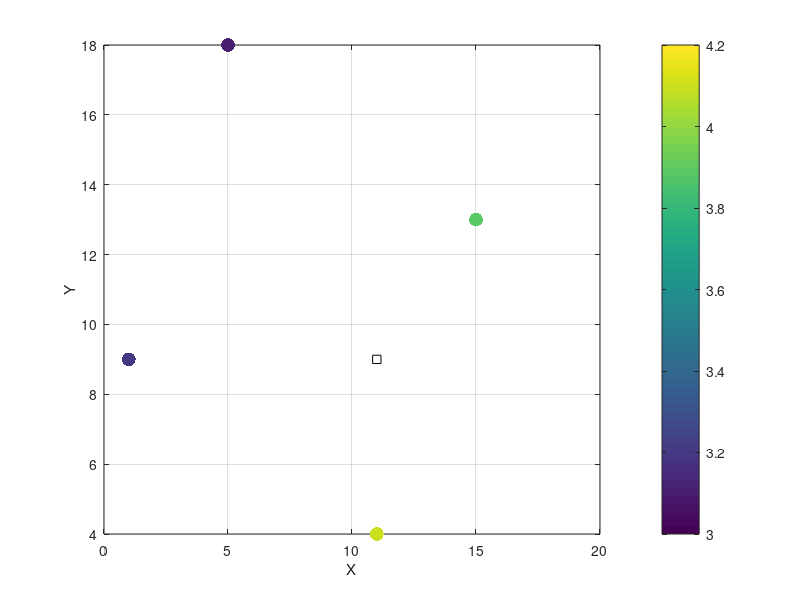

The MATLAB source for this figure: (Note: this script raises an error after producing the figure.)

addpath(genpath('../SeReM/'))
close all

%% Example 1
% available data (4 measurements)
%dcoords = [ 5 18; 15 13; 11 4; 1 9 ];
dcoords = [ 5 18 0; 15 13 0; 11 4 0; 1 9 0];

dvalues = [ 3.1 3.9 4.1 3.2 ]';
% coordinates of the location to be estimated
xcoords = [ 11 9 0];

% parameters random variable
xmean = 3.5;
xvar = 0.1;
l = [90 2 90];
%l = [2 2 2];
type = 'exp';

% plot
figure(1)
scatter(dcoords(:,1), dcoords(:,2), 100, dvalues, 'filled');
hold on
plot(xcoords(:,1), xcoords(:,2), 'ks');
grid on; box on; xlabel('X'); ylabel('Y'); colorbar; caxis([3 4.2]); 

% simple kiging
[xsk, ~] = SimpleKriging(xcoords, dcoords, dvalues, xmean, xvar, l, type);

% ordinary kiging
[xok, ~] = OrdinaryKriging(xcoords, dcoords, dvalues, xvar, l, type);

% Gaussian simulation
krig = 0;
nsim = 100;
gsim = zeros(nsim,1);
for i=1:nsim
    gsim(i) = GaussianSimulation(xcoords, dcoords, dvalues, xmean, xvar, l, type, krig);
end

% plot results
figure(2)
histogram(gsim);
hold on
plot(xsk, 0, '*r')
plot(xok, 0, 'sb')
plot(mean(gsim), 0, 'og')
grid on; box on; xlabel('Property'); ylabel('Frequency'); 
legend('Gauss Sims.', 'Simple Krig.', 'Ord. Krig.', 'mean Gauss Sims.');

%% Example 
 load Data/ElevationData.mat
 % available data (15 measurements)

Lx = 18;
Ly = 20;
Lz = 22;
dcoords = [ Ly/4   Lx/2   Lz/2 ;
           3*Ly/4  Lx/2  Lz/2 ];        
dcoords = round(dcoords);
dz = [ -1 ; 1 ];

%[X,Y,T] = meshgrid( 1:8, 1:10, 1:12 );
[Y,X,T] = meshgrid( 1:Lx, 1:Ly, 1:Lz );
xcoords = [ X(:) Y(:) T(:) ];
n = size(xcoords,1);

% parameters random variable
zmean = 0;
zvar = 1;
lx = 15;
ly = 15;
lz = 15;
l = [ly lx lz];
type = 'gau';


% kriging                    
[xok_grid, v_grid] = Kriging_options(xcoords, dcoords, dz, zvar, l, type);
xok_grid = reshape(xok_grid, size(X));
v_grid = reshape(v_grid, size(X));
v_grid(v_grid<0) = 0;

% % Sequential Gaussian Simulation
% krig = 1;
% sgsim = SeqGaussianSimulation(xcoords, dcoords, dz, zmean, zvar, l, type, krig);
% sgsim = reshape(sgsim,size(X));
   

% plot results
figure(3)
subplot(3,3,1)
imagesc(squeeze(xok_grid(:,:,end/2)))
caxis([-2.5 2.5])
xlabel('X')
ylabel('Y')
subplot(3,3,2)
imagesc(squeeze(xok_grid(:,end/2,:)))
caxis([-2.5 2.5])
xlabel('Z')
ylabel('Y')
subplot(3,3,3)
imagesc(squeeze(xok_grid(end/2-1,:,:)))
caxis([-2.5 2.5])
xlabel('Z')
ylabel('X')
subplot(3,3,4)
imagesc(squeeze(v_grid(:,:,end/2)))
caxis([0 1])
xlabel('X')
ylabel('Y')
subplot(3,3,5)
imagesc(squeeze(v_grid(:,end/2,:)))
caxis([0 1])
xlabel('Z')
ylabel('Y')
subplot(3,3,6)
imagesc(squeeze(v_grid(end/2,:,:)))
caxis([0 1])
xlabel('Z')
ylabel('X')
% subplot(3,3,7)
% imagesc(squeeze(sgsim(:,:,end/2)))
% caxis([-2.5 2.5])
% xlabel('X')
% ylabel('Y')
% subplot(3,3,8)
% imagesc(squeeze(sgsim(:,end/2,:)))
% caxis([-2.5 2.5])
% xlabel('Z')
% ylabel('Y')
% subplot(3,3,9)
% imagesc(squeeze(sgsim(end/2,:,:)))
% caxis([-2.5 2.5])
% xlabel('Z')
% ylabel('X')


%% Example 2 (elevation Yellowstone)
% load Data/ElevationData.mat
% % available data (15 measurements)
% dt = zeros(size(dy));
% %dcoords = [ dx dy dt]; % for the set of 100 measurements simply comment line 56
% dcoords = [ dy dx dt]; % for the set of 100 measurements simply comment line 56
% nd = size(dcoords,1);
% % grid of coordinates of the location to be estimated
% %[Y,X,T] = meshgrid( X(1,:), Y(:,1), 0:2 );
% [Y,X,T] = meshgrid(X(1,:), Y(:,1), 0:2 );
% xcoords = [ X(:) Y(:) T(:) ];
% n = size(xcoords,1);
% 
% % parameters random variable
% zmean = 2476;
% zvar = 8721;
% lx = 12.5;
% ly = 6;
% lz = 12.5;
% l = [ly lx lz];
% type = 'exp';
% 
% % plot
% figure(4)
% scatter(dx, dy, 50, dz, 'filled');
% grid on; box on; xlabel('X'); ylabel('Y'); colorbar; caxis([2000 2800]); 
% 
% % kriging
%  [xok_grid, v_grid] = Kriging_options(xcoords, dcoords, dz, zvar, l, type);
%  xok_grid = reshape(xok_grid,size(X));
%  v_grid = reshape(v_grid,size(X));
% 
% % Sequential Gaussian Simulation
% krig = 1;
% sgsim = SeqGaussianSimulation(xcoords, dcoords, dz, zmean, zvar, l, type, krig);
% sgsim = reshape(sgsim,size(X));
% 
% 
% % plot results
% figure(4)
% subplot(221)
% pcolor(unique(Y),unique(X),xok_grid(:,:,1));
% xlabel('X'); ylabel('Y'); shading interp; set(gca, 'YDir', 'reverse')
% colorbar; caxis([2000 2800]); hbc=colorbar; title(hbc, 'Elevation');
% title('Simple Kriging');
% subplot(222)
% imagesc(unique(Y),unique(X),xok_grid(:,:,3));
% xlabel('X'); ylabel('Y'); shading interp; set(gca, 'YDir', 'reverse')
% colorbar; caxis([2000 2800]); hbc=colorbar; title(hbc, 'Elevation');
% title('Ordinary Kriging');
% subplot(223)
% imagesc(unique(Y),unique(X),sgsim(:,:,1));
% xlabel('X'); ylabel('Y'); shading interp; set(gca, 'YDir', 'reverse')
% colorbar; caxis([2000 2800]); hbc=colorbar; title(hbc, 'Elevation');
% title('SGS Realization 1');
% subplot(224)
% imagesc(unique(Y),unique(X),sgsim(:,:,3));
% xlabel('X'); ylabel('Y'); shading interp; set(gca, 'YDir', 'reverse')
% colorbar; caxis([2000 2800]); hbc=colorbar; title(hbc, 'Elevation');
% title('SGS Realization 2');








